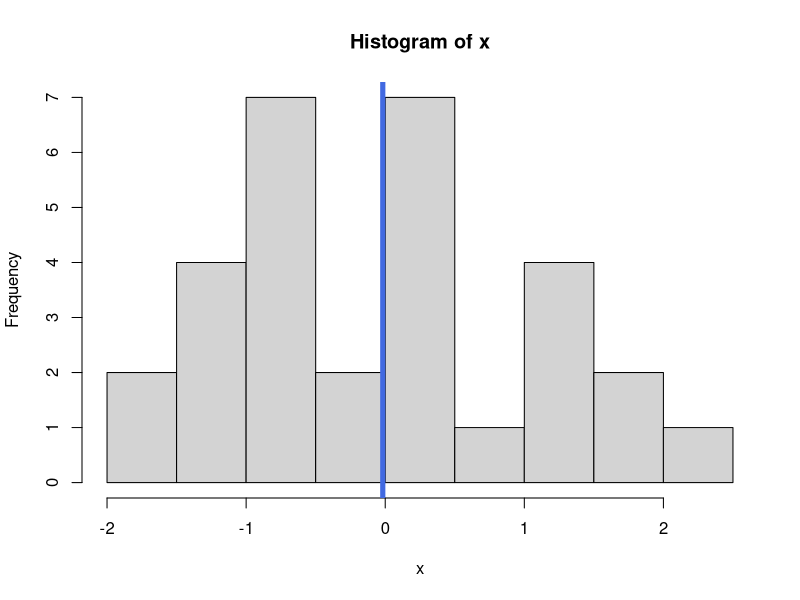

The R source for this figure: (Note: this script raises an error after producing the figure.)
#* plotRandomHistogram.R
#*  
#*  Author: Grace Runge
#*  
#*  Purpose: A function that will generate a sample of 
#*           normal "observations" and plot a histogram 
#*           of the data 
#*  
#*  Inputs: 
#*     num_pts = the number of observations to generate (random)
#*     mu = the theoretical mean of the normal 
#*     sigma = the theoretical standard deviation of the normal
#*     seed = a random number generation seed to ensure reproducibility 
#*  
#*  Outputs:
#*     a plot of the histogram is provided 
#*     a list with the following elements:
#*        Random_Values = a vector with the generated values 
#*        Mean_Random_Values = corresponding sample mean 
#*        SD_Random_Values = corresponding standard deviation 
#*  


plotRandomHistogram <- function(num_pts=30, mu=0, sigma=1, 
                                seed=NULL, meanColor = "royalblue") {
  set.seed(seed)
  x<-rnorm(n=num_pts, mean=mu, sd=sigma)
  mean_x <- mean(x)
  hist(x)
  abline(v=mean_x, col=meanColor, lwd=5)
  
  # The last line of code in the function is output from the function 
  list(Random_values = x, 
       Mean_Random_Values = mean_x, 
       SD_Random_Values = sd(x))
} 


plotRandomHistogram()
plotRandomHistogram(seed = 1, num_pts = 1000000000) #mean now on the theoretical bc the law of large samples 
plotRandomHistogram(seed = 1, meanColor='hotpink') 

